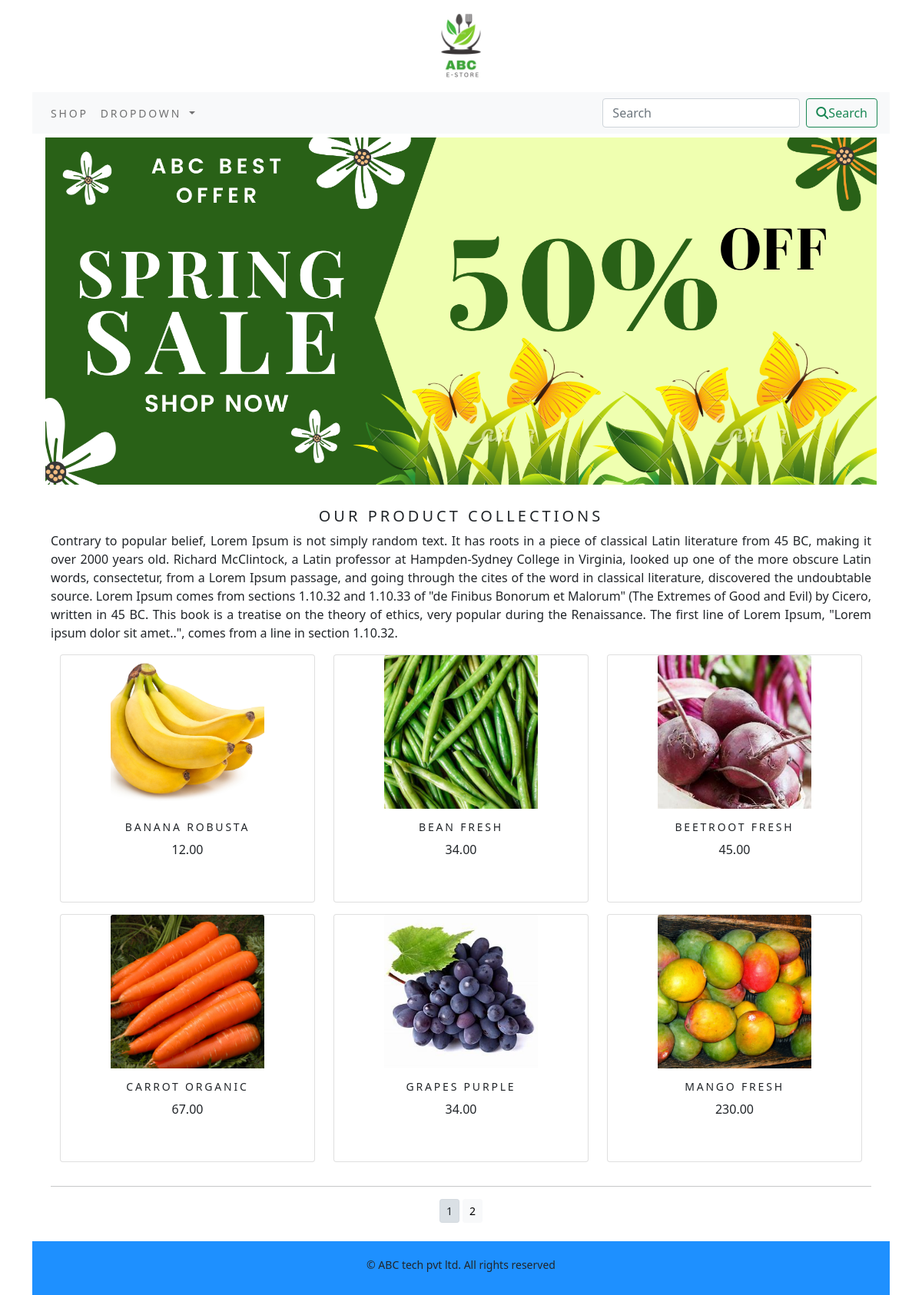
The app's page /shop/ with its own data.
### ecommerceapp/models.py (models this page shows, shortened)
class product(models.Model):
    name = models.CharField(max_length=250, unique=True)
    slug = models.SlugField(max_length=250, unique=True)
    description = models.TextField(blank=True)
    image = models.ImageField(upload_to='product')
    price = models.DecimalField(max_digits=10, decimal_places=2)
    stock = models.IntegerField()
    available = models.BooleanField(default=True)
    category = models.ForeignKey(category, on_delete=models.CASCADE)
    created = models.DateTimeField(auto_now_add=True)
    updated = models.DateTimeField(auto_now=True)
    def get_url(self):
        return reverse("ecommerceapp:procatdetail", args=[self.category.slug, self.slug])
    class Meta:
        ordering = ('name',)
        verbose_name = 'product'
        verbose_name_plural = 'products'

### ecommerceapp/views.py (the view)
# urls.py: path('', views.allprodcat, name='allprodcat'),
def allprodcat(request,c_slug=None):
    c_page=None
    product_list=None
    if c_slug!=None:
        c_page=get_object_or_404(category,slug=c_slug)
        product_list=product.objects.all().filter(category=c_page,available=True)
    else:
        product_list=product.objects.all().filter(available=True)
        paginator=Paginator(product_list,6)
    try:
        page=int(request.GET.get('page','1'))
    except:
        page=1
    try:
        products=paginator.page(page)
    except (EmptyPage,InvalidPage):
        products=paginator.page(paginator.num_pages)
    return render(request,"category.html",{"category": c_page,"products":products})

### cart/context_processors.py (called while the page is built)
def counter (request):
    item_count=0
    if 'admin' in request.path :
        return {}
    else:
        try:
            cart=Cart.objects.filter(cart_id=_cart_id(request))
            cart_items=Cartitem.objects.all().filter(cart=cart[:1])
            for cart_item in cart_items:
                item_count += cart_item.quantity
        except Cart.DoesNotExist:
            item_count=0
    return dict(item_count=item_count)

### cart/views.py (called while the page is built)
def _cart_id(request):
    cart=request.session.session_key
    if not cart:
        cart=request.session.create()
    return cart

### ecommerceapp/context_processors.py (called while the page is built)
def menu_links(request):
    links=category.objects.all
    return dict(links=links)

### ecommerceapp/models.py (called while the page is built)
    def get_url(self):
        return reverse("ecommerceapp:all_product_by_category",args=[self.slug])

### templates/category.html (shortened to what this page needs)
{% extends 'base.html' %}
{% load static %}
{% block content %}
  <div class="container mx-auto">
    {% if category %}
      <img class="my_image" src="{{ category.image.url }}" alt="{{ category.name }}">
      <br>
      <div>
        <h1 class="text-center my_title">{{ category.name }}</h1>
        <p class="text-center">{{ category.description }}</p>
      </div>
    {% else %}
      <div>
        <img class="my_image my_image_padding" src="{% static 'img/banner.png' %}" alt="our products">
      </div>
      <br>
      <div class="container">
        <h1 class="text-center my_title">OUR PRODUCT COLLECTIONS</h1>
        <p class="text-justify">
          Contrary to popular belief, Lorem Ipsum is not simply random text.
          It has roots in a piece of classical Latin literature from 45 BC, making it over 2000 years old.
          Richard McClintock, a Latin professor at Hampden-Sydney College in Virginia,
          looked up one of the more obscure Latin words, consectetur, from a Lorem Ipsum passage,
          and going through the cites of the word in classical literature,
          discovered the undoubtable source. Lorem Ipsum comes from sections 1.10.32 and 1.10.33
          of "de Finibus Bonorum et Malorum" (The Extremes of Good and Evil) by Cicero, written in 45 BC.
          This book is a treatise on the theory of ethics, very popular during the Renaissance.
          The first line of Lorem Ipsum, "Lorem ipsum dolor sit amet..",
          comes from a line in section 1.10.32.
        </p>
      </div>
    {% endif %}
    <div class="container">
      <div class="row mx-auto">
        {% for product in products %}
          <div class="my_bottom_margin col-9 col-sm-12 col-md-4 col-lg-4">
            <div class="card text-center" style="min-width: 18rem;">
              <a href="{{ product.get_url }}"><img class="card-img-top my_image" src="{{ product.image.url }}" alt="{{ product.name }}" style="width: 200px; height: 200px;"></a>
              <div class="card-body">
                <h4>{{ product.name }}</h4>
                <p>{{ product.price }}</p>
                <br>
              </div>
            </div>
          </div>
        {% endfor %}
      </div>
      <div class="mx-auto">
        {% if products.paginator.num_pages > 1 %}
          <hr>
            <div class="text-center">
                {% for pg in products.paginator.page_range %}
                    <a href="?page={{pg}}" class="btn btn-light btn-sm {% if products.number == pg %} active{% endif %}" >{{pg}}</a>
                {% endfor %}
            </div>
        {% endif %}
      </div>
    <br>
  </div>
{% endblock %}

### templates/base.html (shortened to what this page needs)
{% load static %}
<!DOCTYPE html>
<html lang="en">
<head>
    <link href="{% static 'css/custom.css' %}" rel="stylesheet">
    <link rel="stylesheet" href="{% static 'css/bootstrap.min.css' %}">
    <link href="https://cdn.jsdelivr.net/npm/bootstrap@5.0.2/dist/css/bootstrap.min.css" rel="stylesheet">
</head>
<body>
<div class="container">
{% include 'header.html' %}
{% include 'navbar.html' %}
{% block content %}
{% endblock %}
</div>
{% include 'footer.html' %}
</body>
</html>

### templates/header.html
{% load static %}
<header>
  <center>
    <a href ="{% url 'ecommerceapp:allprodcat' %}"><img src="{% static 'img/logo.png' %}" alt="logoimage" style="width:120px;"> </a>
  </center>
</header>

### templates/navbar.html (shortened to what this page needs)
<nav class="navbar navbar-expand-lg navbar-light bg-light">
  <div class="collapse navbar-collapse" id="navbarSupportedContent">
    <ul class="navbar-nav mr-auto">
      <li class="nav-item">
        <a class="nav-link" href="#">Shop</a>
      </li>
      <li class="nav-item dropdown {% if 'ecommerceapp' in request.path %} active {% endif %}">
    <a class="nav-link dropdown-toggle" href="#" role="button" data-toggle="dropdown" aria-expanded="false">
        Dropdown
    </a>
</li>
    </ul>
    <form class="form-inline my-2 my-lg-0" action=" {% url 'search_app:search_results' %}" method="get">
      <input class="form-control mr-sm-2" type="search" placeholder="Search" name="q" aria-label="Search">
      <button class="btn btn-outline-success my-2 my-sm-0" type="submit"><i class="fa-solid fa-magnifying-glass"></i>Search</button>
    </form>
  </div>
</nav>

### templates/footer.html
<div class="footer navbar-fixed-bottom my_footer">
    <p>&copy; ABC tech pvt ltd. All rights reserved</p>
</div>

### static/css/custom.css (style rules this page uses)
body { font-family: 'Noto Sans', sans-serif; }
.nav-item { letter-spacing: .2em; font-size: 14px; text-transform: uppercase; }
.my_footer { background-color:DodgerBlue; height: 70px; }
.my_footer p { padding-top:20px; font-size: 14px; text-align: center; }
.my_image { width: 100%; height: auto; object-fit:cover; }
.my_title { font-size: 20px; text-transform: uppercase; letter-spacing: .2em }
.my_image_padding { padding: 5px; }
.my_bottom_margin { margin-bottom: 15px; }
.card-body h4 { font-size:14px; text-transform:uppercase; letter-spacing:.2em; }

### records on screen
product: image (picture), name "BANANA ROBUSTA", price "12.00"
product: image (picture), name "BEAN FRESH", price "34.00"
product: image (picture), name "BEETROOT FRESH", price "45.00"
product: image (picture), name "CARROT ORGANIC", price "67.00"
product: image (picture), name "GRAPES PURPLE", price "34.00"
product: image (picture), name "MANGO FRESH", price "230.00"

### other values on screen
{{ pg }} "1" "2"
